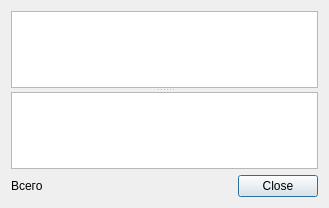
<?xml version="1.0" encoding="UTF-8"?>
<ui version="4.0">
 <class>RBVaccinationCalendarItemList</class>
 <widget class="QDialog" name="RBVaccinationCalendarItemList">
  <property name="geometry">
   <rect>
    <x>0</x>
    <y>0</y>
    <width>329</width>
    <height>208</height>
   </rect>
  </property>
  <property name="windowTitle">
   <string>Dialog</string>
  </property>
  <layout class="QGridLayout" name="gridLayout">
   <item row="0" column="0" colspan="2">
    <widget class="QSplitter" name="splitter">
     <property name="orientation">
      <enum>Qt::Vertical</enum>
     </property>
     <widget class="QWidget" name="pnlItems" native="true">
      <layout class="QVBoxLayout" name="verticalLayout">
       <property name="spacing">
        <number>0</number>
       </property>
       <property name="margin">
        <number>0</number>
       </property>
       <item>
        <widget class="CTableView" name="tblItems"/>
       </item>
      </layout>
     </widget>
     <widget class="QWidget" name="widget_2" native="true">
      <layout class="QVBoxLayout" name="verticalLayout_2">
       <property name="spacing">
        <number>0</number>
       </property>
       <property name="margin">
        <number>0</number>
       </property>
       <item>
        <widget class="CTableView" name="tblVaccinationCalendarInfections"/>
       </item>
      </layout>
     </widget>
    </widget>
   </item>
   <item row="1" column="0">
    <widget class="QLabel" name="label">
     <property name="text">
      <string>Всего</string>
     </property>
    </widget>
   </item>
   <item row="1" column="1">
    <widget class="QDialogButtonBox" name="buttonBox">
     <property name="orientation">
      <enum>Qt::Horizontal</enum>
     </property>
     <property name="standardButtons">
      <set>QDialogButtonBox::Close</set>
     </property>
    </widget>
   </item>
  </layout>
 </widget>
 <customwidgets>
  <customwidget>
   <class>CTableView</class>
   <extends>QTableView</extends>
   <header>library/TableView.h</header>
  </customwidget>
 </customwidgets>
 <resources/>
 <connections>
  <connection>
   <sender>buttonBox</sender>
   <signal>accepted()</signal>
   <receiver>RBVaccinationCalendarItemList</receiver>
   <slot>accept()</slot>
   <hints>
    <hint type="sourcelabel">
     <x>248</x>
     <y>254</y>
    </hint>
    <hint type="destinationlabel">
     <x>157</x>
     <y>274</y>
    </hint>
   </hints>
  </connection>
  <connection>
   <sender>buttonBox</sender>
   <signal>rejected()</signal>
   <receiver>RBVaccinationCalendarItemList</receiver>
   <slot>reject()</slot>
   <hints>
    <hint type="sourcelabel">
     <x>316</x>
     <y>260</y>
    </hint>
    <hint type="destinationlabel">
     <x>286</x>
     <y>274</y>
    </hint>
   </hints>
  </connection>
 </connections>
</ui>
